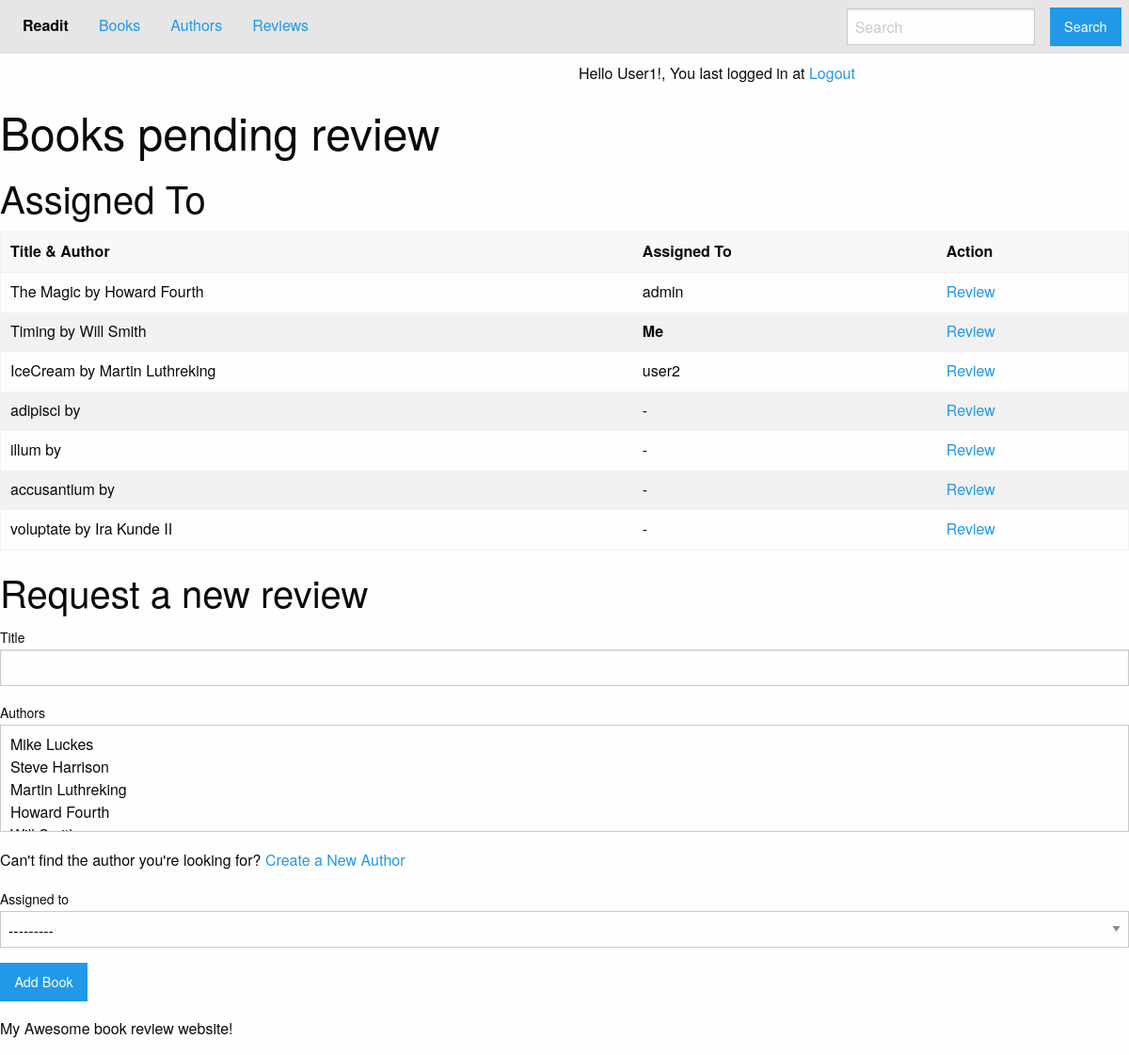
The page /review/ (signed in) on the database its author committed.
### books/models.py (models this page shows, shortened)
class Book(models.Model):
    title = models.CharField(max_length=150)
    authors = models.ManyToManyField('Author', related_name='books')
    review = models.TextField(blank=True, null=True)
    reviewed_by = models.ForeignKey(User, blank=True, null=True, related_name='reviews')
    date_reviewed = models.DateTimeField(blank=True, null=True)
    is_favourite = models.BooleanField(default=False, verbose_name='Favourite?')
    def list_authors(self):
    	return ', '.join(author.name for author in self.authors.all())

class Author(models.Model):
    name = models.CharField(max_length=70, help_text="Use pen name, not real name",
                            unique=True)
    def __str__(self):
        return self.name

### books/views.py (the view, shortened to what this page needs)
# urls.py: url(r'^review/$', login_required(ReviewList.as_view()), name='review-books'),
class ReviewList(View):
	def get(self, request):
		books = Book.objects.filter(date_reviewed__isnull=True).prefetch_related('authors')
		context = {
			'books': books,
			'form': BookForm,
		}
		return render(request, "list-to-review.html", context)

### books/templates/list-to-review.html (shortened to what this page needs)
{% extends "base.html" %}
{% block content %}
	<h1>Books pending review</h1>
	<h2>Assigned To</h2>
	{% if books %}
		<table>
			<thead>
				<th>Title &amp; Author</th>
				<th>Assigned To</th>
				<th class="align-right">Action</th>
			</thead>
			<tbody>
				{% for book in books %}
					<tr>
						<td class="title">
							{{ book.title }} by {{ book.list_authors }}
						</td>
						<td>
							{% if book.reviewed_by == request.user %}
								<strong>Me</strong>
							{% elif book.reviewed_by %}
								{{ book.reviewed_by.get_full_name|default:book.reviewed_by.username }}
							{%else%}
								-
							{%endif%}
						</td>
						<td class="align-right">
							<a href="{% url 'review-book' book.pk %}">Review</a>
						</td>
					</tr>
				{% endfor %}
			</tbody>
		</table>
	{% else %}
		<p>There are no books waiting to be reviewed.  Good job!</p>
	{% endif %}
	<h2>Request a new review</h2>
	<form method="post">
    <label>{{ form.title.label }}</label>
    {{ form.title }}
    <label>{{ form.authors.label }}</label>
    {{ form.authors }}
    <p>Can't find the author you're looking for? <a href="{% url 'add-author' %}">Create a New Author</a></p>
    <label>Assigned to</label>
    {{ form.reviewed_by }}
    <input type="submit" class="button" value="Add Book">
</form>
{% endblock %}

### readit/templates/base.html (shortened to what this page needs)
{% load static %}
<!DOCTYPE html>
<html>
<head>
	<link rel="stylesheet" href="{% static 'css/foundation.css' %}">
    <link rel="stylesheet" href="{% static 'css/app.css' %}">
</head>
<body>
<div class="top-bar">
  <div class="top-bar-left">
    <ul class="dropdown menu" data-dropdown-menu>
      <li class="menu-text">Readit</li>
      <li><a href="{% url 'books' %}">Books</a></li>
      <li><a href="{% url 'authors' %}">Authors</a></li>
      {% if request.user.is_authenticated %}
      	<li><a href="{% url 'review-books' %}">Reviews</a></li>
      {%endif%}
    </ul>
  </div>
  <div class="top-bar-right">
    <ul class="menu">
      <li><input type="search" placeholder="Search"></li>
      <li><button type="button" class="button">Search</button></li>
    </ul>
  </div>
</div>
<div class="row">
	<header id="header" class="">
		<div class="row">
		  <div class="small-4 large-6 columns">
		  	<h2>{% if request.user.is_authenticated %}</h2>
			<p>Hello {{ request.user.username|title }}!, You last logged in at {{ request.user.last_login|date:"D d M Y" }} <a href="{% url 'logout' %}">Logout</a></p>
			{% else %}
				<p>Welcom guest! <a href="{% url 'login' %}">Login</a></p>
			{% endif %}
		  </div>
		</div>
	</header>
	<main>
		{%block content%}
		{%endblock%}
	</main>
	<footer>
		<p>My Awesome book review website!</p>
	</footer>
</div>
</body>
</html>

### rows shown on the page
Book: title "The Magic", list_authors "Howard Fourth", reviewed_by.get_full_name "admin"
Book: title "Timing", list_authors "Will Smith", shows "Me"
Book: title "IceCream", list_authors "Martin Luthreking", reviewed_by.get_full_name "user2"
Book: title "adipisci"
Book: title "illum"
Book: title "accusantium"
Book: title "voluptate", list_authors "Ira Kunde II"

### other values the page prints
{{ request.user.username|title }} "User1"
